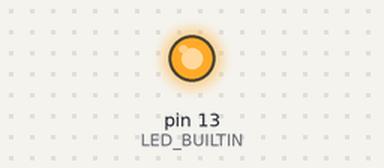
A sketch run on a simulated Arduino Uno, built with avr-gcc and run on an emulated ATmega328P. Parts: output pins drawn as LEDs (lit = HIGH).

Above: at 0.1 s.
At 39.6 s:
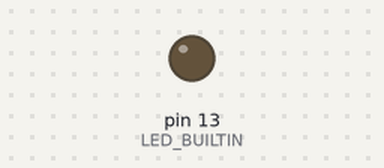
Timing chart, 0 to 40.0 s (numbered marks = the images above):
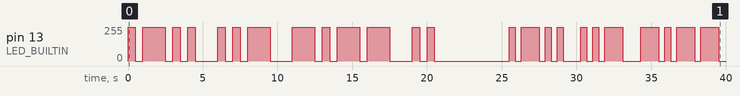

The sketch:

sketch_morse_code.ino
```cpp
int dotDuration = 500;

void setup() {
  // put your setup code here, to run once:
  pinMode(LED_BUILTIN, OUTPUT);
}

void loop() {
  // L
  digitalWrite(LED_BUILTIN, HIGH);
  delay(dotDuration);
  digitalWrite(LED_BUILTIN, LOW);
  delay(dotDuration);
  digitalWrite(LED_BUILTIN, HIGH);
  delay(dotDuration*3);
  digitalWrite(LED_BUILTIN, LOW);
  delay(dotDuration);
  digitalWrite(LED_BUILTIN, HIGH);
  delay(dotDuration);
  digitalWrite(LED_BUILTIN, LOW);
  delay(dotDuration);
  digitalWrite(LED_BUILTIN, HIGH);
  delay(dotDuration);
  digitalWrite(LED_BUILTIN, LOW);
  delay(dotDuration*3);
  //U
  digitalWrite(LED_BUILTIN, HIGH);
  delay(dotDuration);
  digitalWrite(LED_BUILTIN, LOW);
  delay(dotDuration);
  digitalWrite(LED_BUILTIN, HIGH);
  delay(dotDuration);
  digitalWrite(LED_BUILTIN, LOW);
  delay(dotDuration);
  digitalWrite(LED_BUILTIN, HIGH);
  delay(dotDuration*3);
  digitalWrite(LED_BUILTIN, LOW);
  delay(dotDuration*3);
  //Y
  digitalWrite(LED_BUILTIN, HIGH);
  delay(dotDuration*3);
  digitalWrite(LED_BUILTIN, LOW);
  delay(dotDuration);
  digitalWrite(LED_BUILTIN, HIGH);
  delay(dotDuration);
  digitalWrite(LED_BUILTIN, LOW);
  delay(dotDuration);
  digitalWrite(LED_BUILTIN, HIGH);
  delay(dotDuration*3);
  digitalWrite(LED_BUILTIN, LOW);
  delay(dotDuration);
  digitalWrite(LED_BUILTIN, HIGH);
  delay(dotDuration*3);
  digitalWrite(LED_BUILTIN, LOW);
  delay(dotDuration*3);
  //I
  digitalWrite(LED_BUILTIN, HIGH);
  delay(dotDuration);
  digitalWrite(LED_BUILTIN, LOW);
  delay(dotDuration);
  digitalWrite(LED_BUILTIN, HIGH);
  delay(dotDuration);
  digitalWrite(LED_BUILTIN, LOW);
  delay(dotDuration*3);
  //space
  digitalWrite(LED_BUILTIN, LOW);
  delay(dotDuration*7);

  dotDuration = dotDuration-100;
}
```

Measured:
- by itself, pin 13 (LED_BUILTIN): 0/255 → 255/255 at 0.00 s, → 0/255 0.50 s later, → 255/255 0.50 s later, → 0/255 1.5 s later, … (48 changes in this stretch)
